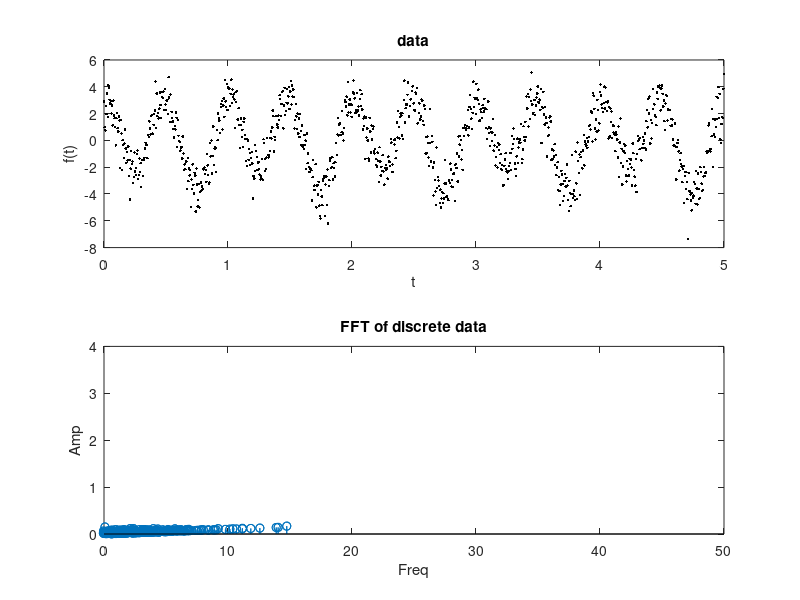
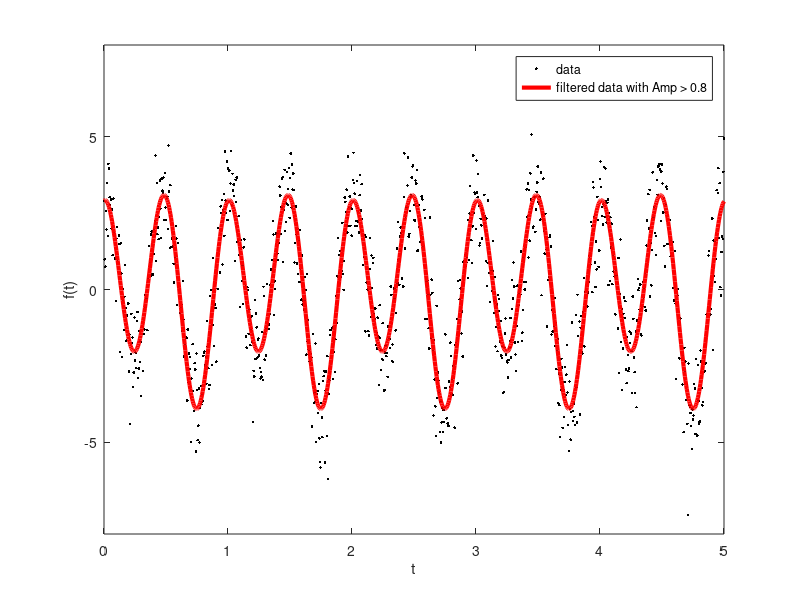

MATLAB code to generate these figures, in order:
% Code does the following
% - generates data with noise, 
% - computes Fourier transform
% - filters data in frequency domain (removes low amplitudes)
% - computes inverser Fourier transform
% - plots filtered data

clear; clc

% Generate data using sin and cosine with noise
Ns=1000;
t=linspace(0,5,Ns);
data=sin(2*pi*t)+3*cos(2*pi*t*2)+1*randn(1,Ns);

% Period of data
T=max(t);          

% Perform Fourier transform
F=fft(data);

% Compute amplitude and Freq
Frq = F(1:Ns)/T;
Amp = sqrt((2*real(F(1:Ns)/Ns)).^2+(2*imag(F(1:Ns)/Ns)).^2);

% Plot Fourier transform
figure(1); clf(1)
subplot(2,1,1)
plot(t,data,'k.')
xlabel('t');ylabel('f(t)');title('data')
subplot(2,1,2)
stem(Frq,Amp)
xlabel('Freq');ylabel('Amp');title('FFT of discrete data')
axis([0,50,0,4])

% Filter data
cutoff=.8;
for k=1:Ns
    if Amp(k)<cutoff  % <=== This number sets the amount of filtering
        F(k)=0;
    end
end

% Perform inverse Fourier transform
f=ifft(F);

% Plot data and filtered data
figure(2); clf(2)
plot(t,data,'k.')
hold on
plot(t,f,'r','linewidth',3)
xlabel('t')
ylabel('f(t)')
axis([0,T,-8,8]);
legend('data',['filtered data with Amp > ',num2str(cutoff)])
